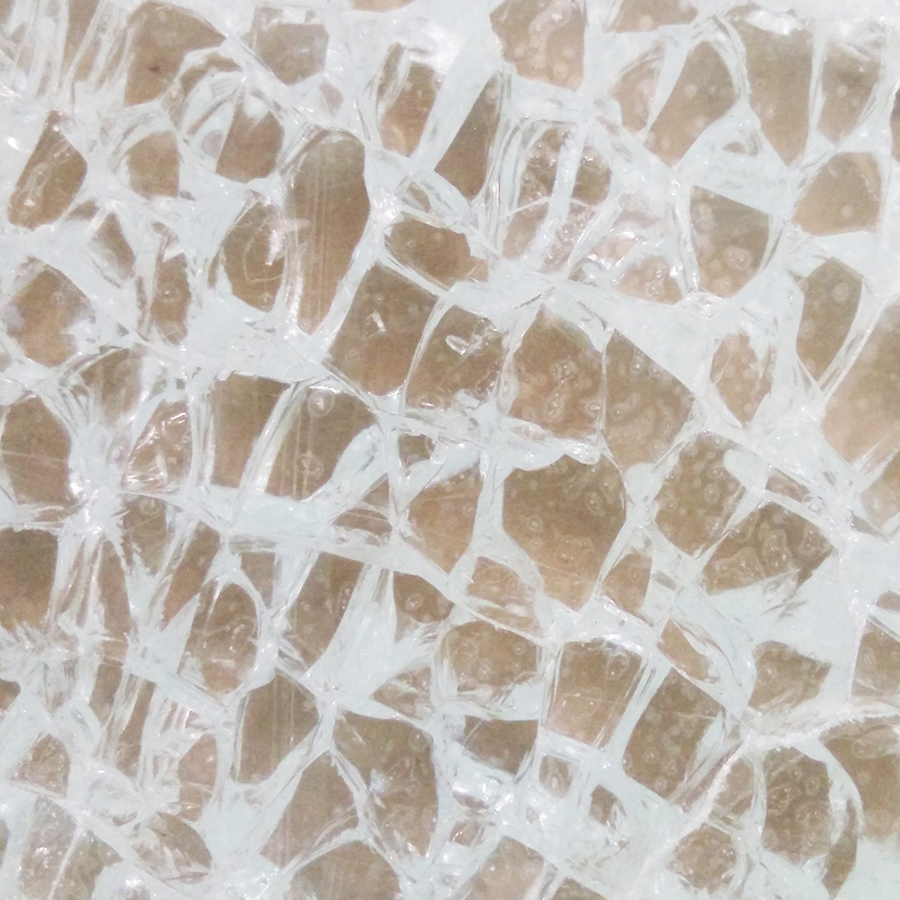
#> input picture A1.Bright.jpg, 900 x 900 px; its folder holds only this picture in this run
$ python -i gui.py   (imports and definitions only)   (older library calls are emulated)
#> lines starting #> are read from the running program, lines starting #| are printed output that depends on the picture; after the words box and inside, x2 and y2 are one past the last pixel; in counts of white or black regions, pixels touching at a corner belong together
import tkinter as tk
from tkinter import *
import matplotlib as ploty
# [1 line not run here, left out]
import matplotlib.pyplot as plt
from matplotlib.backends.backend_tkagg import FigureCanvasTkAgg, NavigationToolbar2TkAgg
from matplotlib.figure import Figure
import warnings
# [1 line not run here, left out]
def imgpros(URL):
#> called with URL = 'A1.Bright.jpg'
			import numpy as np

			from skimage.segmentation import slic
			from skimage import filters,io,morphology,color,data,exposure,img_as_float,feature
			from scipy import ndimage as ndi
			from skimage import feature
			from skimage import io
			from skimage.morphology import watershed
			from skimage.feature import peak_local_max
			from skimage.morphology import closing,dilation,opening,white_tophat,erosion,skeletonize
			from skimage.morphology import disk
			from skimage.filters.rank import median,mean
			from skimage.measure import regionprops
			from skimage.morphology import remove_small_objects

			d1  = disk(0)     #(EROSION)Thickness improvement
			d2 = disk(10)      #opening radius
			d3 = disk(0)      #Noise reduction
			d4 = disk(0)      #smoothing
			d5 = disk(1)      #Dilation
			bimg = io.imread(URL)
#> bimg is the input picture: shape (900, 900, 3); mean R, G, B 195.6, 188.6, 181.4
			cimg = bimg
			image = img_as_float(cimg)
			gamma_corrected = exposure.adjust_gamma(image, 1)
			gamma_corrected = exposure.equalize_hist(gamma_corrected)
			gamma_corrected = exposure.equalize_adapthist(gamma_corrected)
			gamma_corrected = exposure.rescale_intensity(gamma_corrected)
			img  =gamma_corrected
			imgg = color.rgb2gray(img)
			imgg1 = mean(imgg, d4)
			imgg2 = median(imgg1, d3)
			dilated =dilation(imgg2,d5)
			eroded = erosion(dilated, d1)
			thresh = filters.threshold_adaptive(eroded,250,'gaussian')
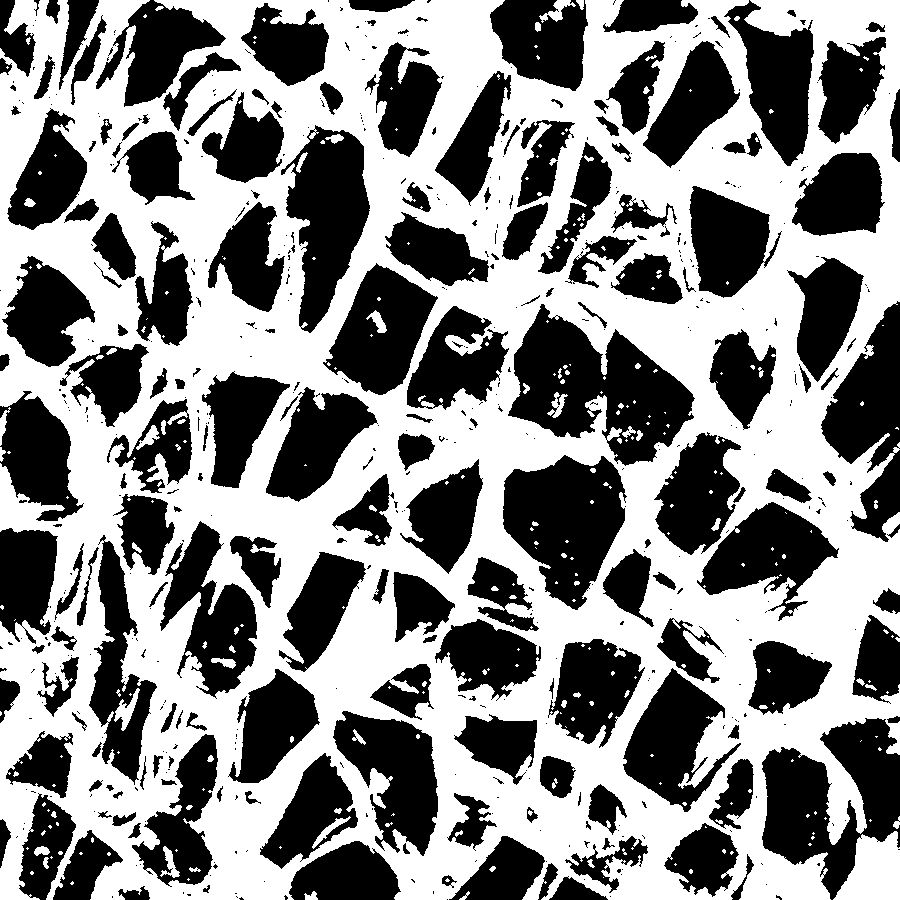
#> thresh: shape (900, 900) bool; 53.1% white; 566 black regions (369 under 20 px), largest, box (x1, y1, x2, y2) and area: (508, 304, 695, 466) 15547, (762, 718, 900, 900) 13672, (503, 455, 627, 610) 12247
			BW = imgg>=thresh
			BW_smt = remove_small_objects(BW,500)
#> BW_smt: shape (900, 900) bool; 45.3% white; 87 white regions, largest, box (x1, y1, x2, y2) and area: (508, 304, 695, 466) 15537, (762, 718, 900, 900) 13666, (503, 455, 627, 610) 12243
			opened = opening(BW_smt ,d2)
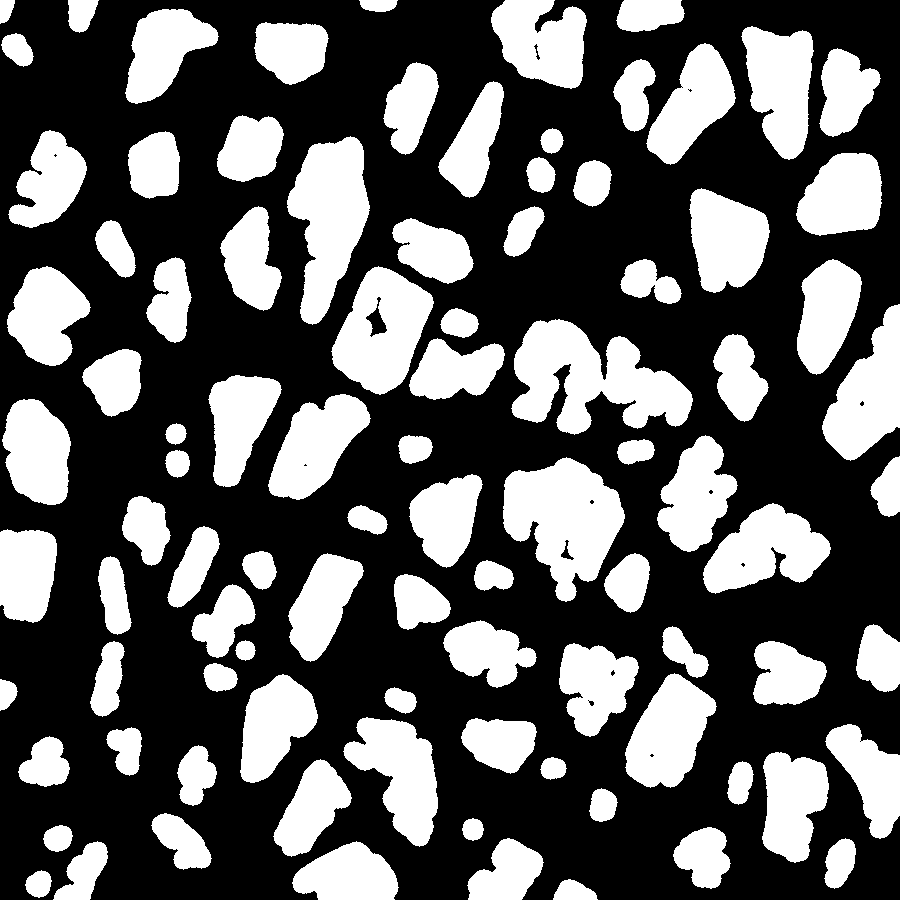
#> opened: shape (900, 900) bool; 36.1% white; 94 white regions, largest, box (x1, y1, x2, y2) and area: (511, 319, 693, 435) 11905, (503, 457, 625, 602) 10622, (287, 136, 370, 325) 9377
			distance = ndi.distance_transform_edt(~BW_smt)
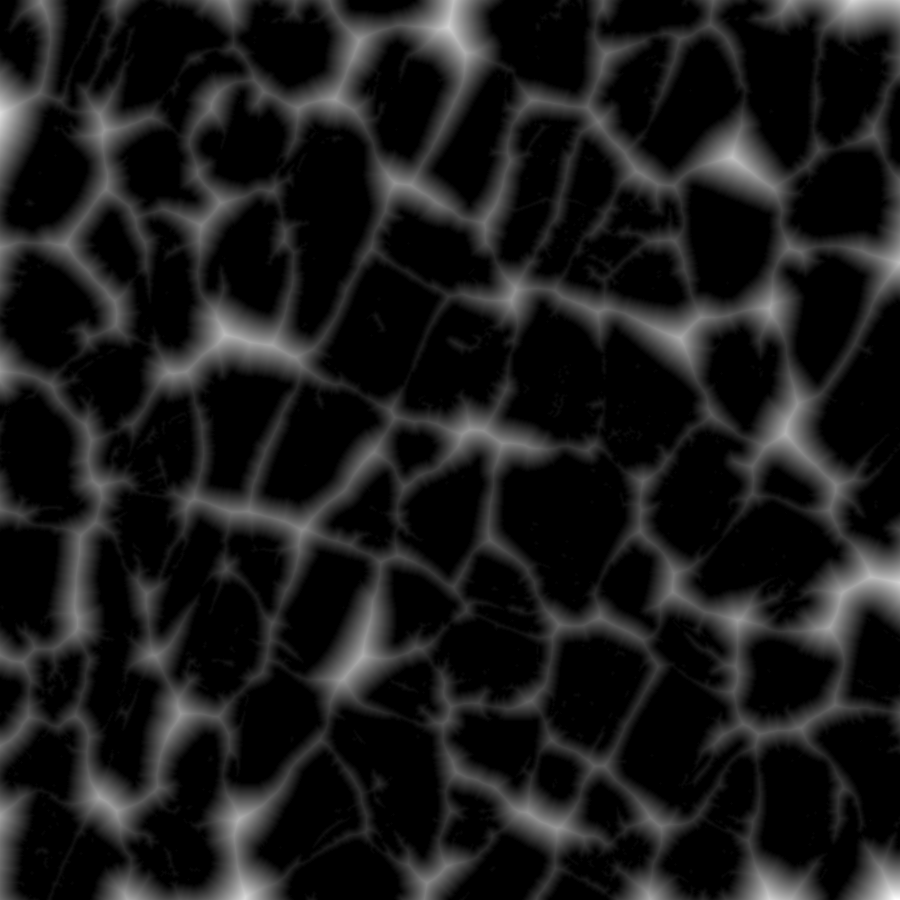
#> distance: shape (900, 900) float64; min 0, max 52.09, mean 5.4; drawn with min black and max white
			labels = morphology.label(~opened, background=-1)
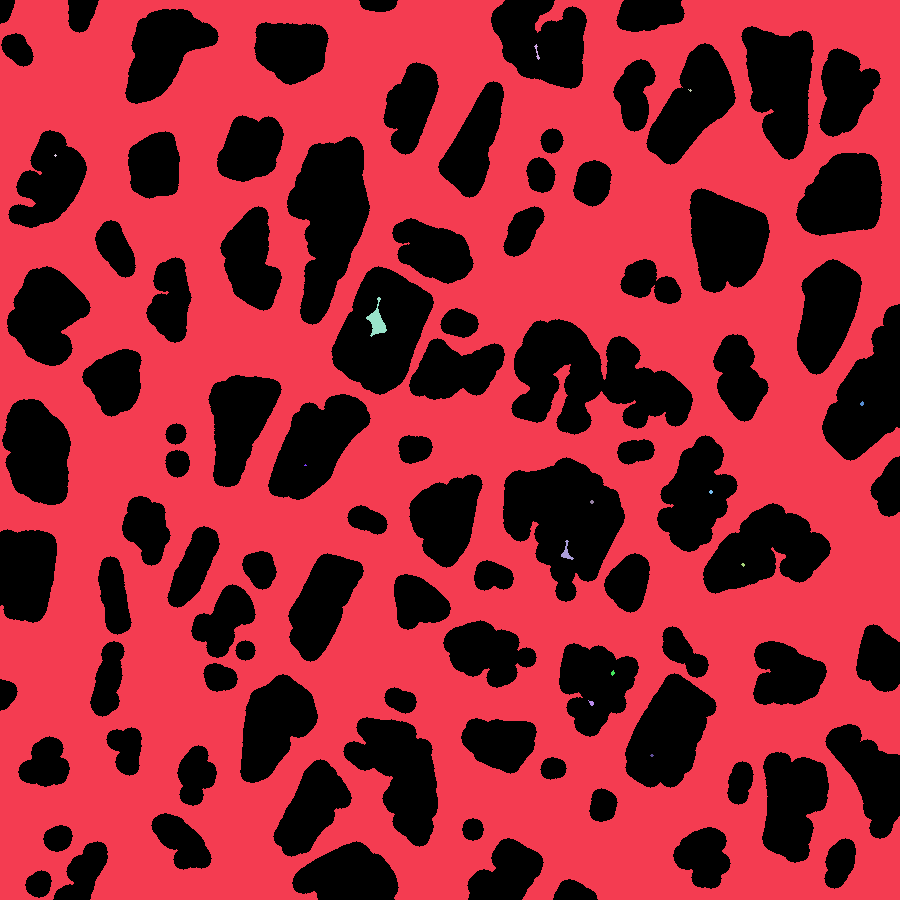
#> labels: shape (900, 900) int32; 15 distinct labels, from 0 to 14; one colour per label, 0 black
			labels = morphology.remove_small_objects(labels,500)
#> labels: shape (900, 900) int32; values 0 (black) and 1 (white), 63.8% white; 94 black regions
			########################################################
			props = regionprops(labels)
#> props = 1 regions; box (x1, y1, x2, y2) and area: (0, 0, 900, 900) 516788
			END = []
			for i in range(len(np.unique(labels))-1):
			    if 10 in props[i].coords:
			        END.append(i)
#> this loop made 1 pass
#> after the loop, END = [0]
			for i in range(len(np.unique(labels))-1):
			    if 899 in props[i].coords:
			        END.append(i)
#> after the loop, END = [0, 0]
			#########################################################
			from scipy import ndimage
			X = []
			Y = []
			for i in np.unique(labels)[1:]:
			    X.append(ndimage.measurements.center_of_mass(labels == i)[1])
			    Y.append(ndimage.measurements.center_of_mass(labels == i)[0])
#> after the loop, X = [439.5]; Y = [453.6]

			from skimage.color import label2rgb
			import matplotlib.patches as mpatches

			label_overlay = label2rgb(labels, image=image)
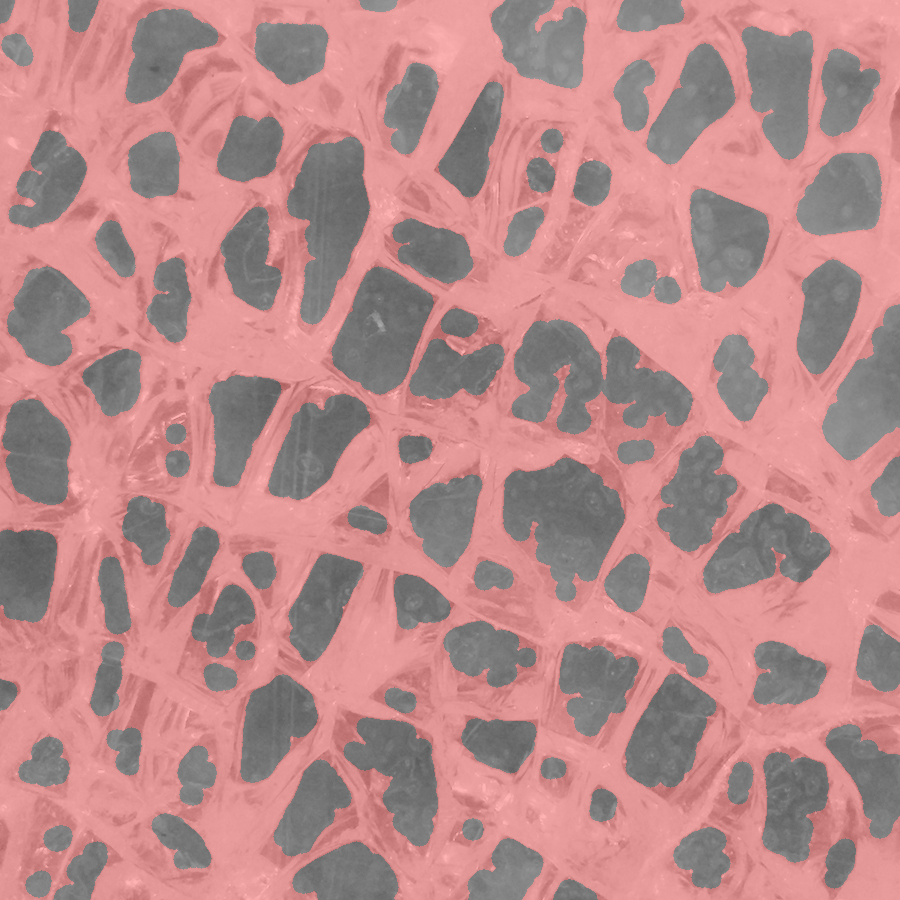
#> label_overlay: shape (900, 900, 3) float64; mean R, G, B 0.732, 0.541, 0.541
			global fig
			global ax
			fig, ax = plt.subplots(ncols=1, nrows=1, figsize=(6, 6))
			#ax.imshow(label_overlay)

			props = regionprops(labels)
			for  i in range(len(regionprops(labels))):


			    if props[i].area < 100:
			        continue
			    if i in END:
			        minr, minc, maxr, maxc = props[i].bbox
			        rect = mpatches.Rectangle((minc, minr), maxc - minc, maxr - minr,
			                               fill=False, edgecolor='white', linewidth=1)
			    else:
			        minr, minc, maxr, maxc = props[i].bbox
			        rect = mpatches.Rectangle((minc, minr), maxc - minc, maxr - minr,
			                               fill=False, edgecolor='red', linewidth=1)
#> this loop made 1 pass


			ax.add_patch(rect)
			global ans
			ans = len(np.unique(labels))
#> ans = 2

			# [5 lines of commented-out code are left out]

URL = 'C:/Users/sai_praneeth7777/Desktop/crop.jpg'

# [4 lines not run here, left out]

# [4 lines that did not run here, left out]

# [1 line that did not run here, left out]
# [1 line that did not run here, left out]
# [1 line not run here, left out]

# [1 line that did not run here, left out]
# [2 lines not run here, left out]

# [1 line that did not run here, left out]
# [3 lines not run here, left out]

>>> result = imgpros('A1.Bright.jpg')
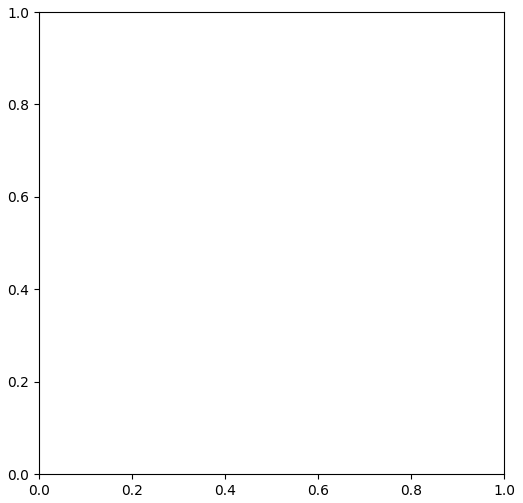
#> figure drawn by matplotlib, 1 panel
